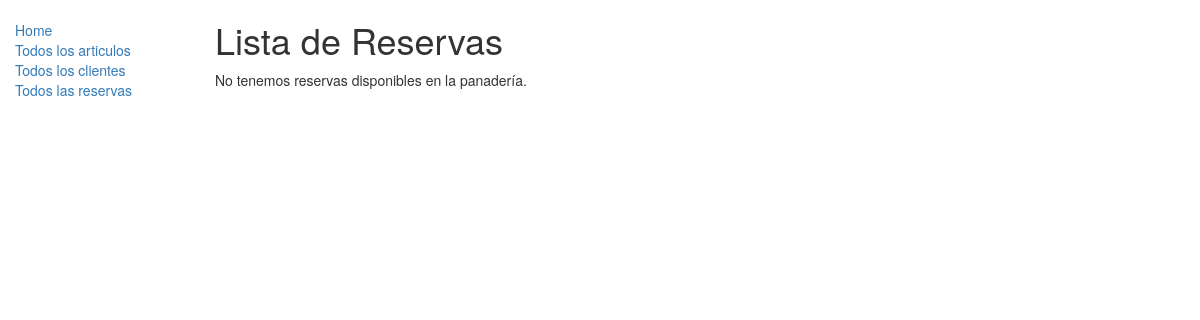
Page /catalogo/reservas/ on the earlier database version.
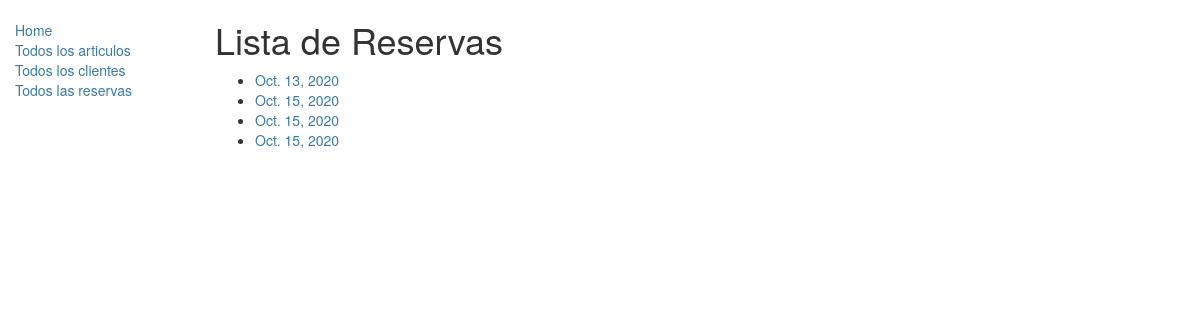
Same page on the later database version.
### catalogo/models.py (models this page shows, shortened)
class Reserva(models.Model):
	fecha_reserva = models.DateField(null=True, blank=True)
	cantidad = models.IntegerField(default=0, help_text="Ingresa la cantidad que quieres.")
	articulo = models.ForeignKey(Articulo, on_delete=models.SET_NULL, null=True)
	cliente = models.ForeignKey('Cliente', on_delete=models.SET_NULL, null=True)
	LOAN_STATUS = (
		('e', 'Entregado'),
		('p', 'Pendiente'),
		('c', 'Cancelada'),
		('n', 'No disponible')
	)
	estado = models.CharField(max_length=1, choices=LOAN_STATUS, blank=True, default='p', help_text='Estado del pedido.')
	class Meta:
		ordering = ["fecha_reserva"]

### catalogo/views.py (the view)
class ListaReservasView(generic.ListView):
    model = Reserva
    template = "templates/catalogo/reserva_list.html"

### catalogo/templates/catalogo/reserva_list.html
{% extends "base_generic.html" %}
{% block content %}
    <h1>Lista de Reservas</h1>
    {% if reserva_list %}
    <ul>
      {% for reserva in reserva_list %}
      <li>
        <a href="{{ reserva.get_absolute_url }}">{{ reserva.fecha_reserva }}</a>
      </li>
      {% endfor %}
    </ul>
    {% else %}
      <p>No tenemos reservas disponibles en la panadería.</p>
    {% endif %}
{% endblock %}

Differences in the rows shown:
added Reserva: fecha_reserva "Oct. 13, 2020"
added Reserva: fecha_reserva "Oct. 15, 2020"
added Reserva: fecha_reserva "Oct. 15, 2020"
added Reserva: fecha_reserva "Oct. 15, 2020"
Other differences:
text no longer shown: "No tenemos reservas disponibles en la panadería."
